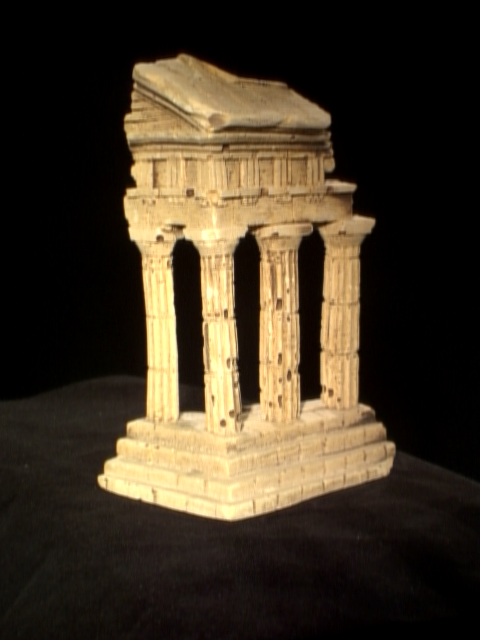
#> input picture 03_computer_vision/05_sparse_3D_reconstruction/data/image1.png, 480 x 640 px
$ python code.py
#> lines starting #> are read from the running program, lines starting #| are printed output that depends on the picture
import numpy as np
import cv2
import matplotlib.pyplot as plt

# For reproducibility
np.random.seed(123)


############################################################
# Part 1: Fundamental Matrix Linear System
############################################################
def fundamental_matrix_linear_system(pts1, pts2):
    """
        Create linear equations for estimating the fundamental matrix in matrix form
    :param pts1: numpy.array(float), an array Nx2 that holds the source image points
    :param pts2: numpy.array(float), an array Nx2 that holds the destination image points
    :return:
        A: numpy.array(float), an array Nx8 that holds the left side coefficients of the linear equations
        b: numpy.array(float), an array Nx1 that holds the right side coefficients of the linear equations
    """
    assert pts1.ndim == 2 and pts2.ndim == 2, "pts1 and pts2 must be two-dimensional arrays."
    assert pts1.shape[1] == 2 and pts2.shape[1] == 2, "Each point array must have shape (N, 2)."
    assert pts1.shape[0] == pts2.shape[0], "pts1 and pts2 must have the same number of points."
    N = pts1.shape[0]
    assert N >= 8, "At least 8 points are required."

    x1 = pts1[:, 0]
    y1 = pts1[:, 1]
    x2 = pts2[:, 0]
    y2 = pts2[:, 1]

    # Construct A and b according to the epipolar constraint x'^T F x = 0 with f33 set to 1
    A = np.column_stack((x2 * x1, x2 * y1, x2,
                         y2 * x1, y2 * y1, y2,
                         x1, y1))
    b = -1 * np.ones((N, 1))

    return A, b


############################################################
# Part 2: Compute Epipolar Lines
############################################################
def compute_correspond_epilines(points, which_image, F):
    """
        For points in an image of a stereo pair, computes the corresponding epilines in the other image
    :param points: numpy.array(float), an array Nx2 that holds the image points
    :param which_image: int, index of the image (1 or 2) that contains the points
    :param F: numpy.array(float), fundamental matrix between the stereo pair
    :return:
        epilines: numpy.array(float): an array Nx3 that holds the coefficients of the corresponding
                                epipolar lines
    """
    assert points.ndim == 2 and points.shape[1] == 2, "points must be Nx2 array."
    assert which_image in [1, 2], "which_image must be either 1 or 2."
    assert F.shape == (3,3), "F must be a 3x3 matrix."

    ones = np.ones((points.shape[0], 1))
    # Add ones to the points to make them homogeneous
    pts_hom = np.hstack((points, ones))

    if which_image == 1:
        # Points in image 1 -> lines in image 2: l = F * p
        lines = (F @ pts_hom.T).T
    else:
        # Points in image 2 -> lines in image 1: l = F^T * p
        lines = (F.T @ pts_hom.T).T

    # Normalize lines so that a^2 + b^2 = 1
    a = lines[:,0]
    b = lines[:,1]
    c = lines[:,2]
    norm_factor = np.sqrt(a**2 + b**2).reshape(-1,1)
    epilines = lines / norm_factor

    return epilines


############################################################
# Helper functions for visualization
############################################################
def drawlines(ax1, ax2, img1, img2, lines, pts1, pts2, title='Epilines'):
    """
        Draw epilines
    :param img1: numpy.array(), draw epilines on
    :param img2: numpy.array(), draw points on
    :param lines: numpy.array(), epilines
    :param pts1: numpy.array(), corresponding points on img1
    :param pts2: numpy.array(), corresponding points on img2
    :return:
        img1, img2: numpy.array()
    """
    H, W, _ = img1.shape
    img1 = np.copy(img1)
    img2 = np.copy(img2)

    for coeff, pt1, pt2 in zip(lines, pts1, pts2):
        color = tuple(np.random.randint(0, 255, 3).tolist())
        x0, y0 = 0, int(-coeff[2] / coeff[1])
        x1, y1 = W, int(-(coeff[2] + coeff[0] * W) / coeff[1])
        img1 = cv2.line(img1, (x0, y0), (x1, y1), color, 1, cv2.LINE_AA)
        img1 = cv2.circle(img1, tuple(np.int32(pt1)), 5, color, -1, cv2.LINE_AA)
        img2 = cv2.circle(img2, tuple(np.int32(pt2)), 5, color, -1, cv2.LINE_AA)


    ax1.imshow(img1)
    ax1.set_title(title)
    ax1.axis('off')
    ax2.imshow(img2)
    ax2.set_title(title)
    ax2.axis('off')

def drawcorrespondences(ax1, ax2, img1, img2, pts1, pts2, title='Correspondences'):
    """
        Draw correspondences
    :param img1: numpy.array(), draw points on
    :param img2: numpy.array(), draw points on
    :param pts1: numpy.array(), corresponding points on img1
    :param pts2: numpy.array(), corresponding points on img2
    :return:
        img1, img2: numpy.array()
    """

    img1 = np.copy(img1)
    img2 = np.copy(img2)

    for pt1, pt2 in zip(pts1, pts2):
        color = tuple(np.random.randint(0, 255, 3).tolist())
        img1 = cv2.circle(img1, tuple(np.int32(pt1)), 5, color, -1, cv2.LINE_AA)
        img2 = cv2.circle(img2, tuple(np.int32(pt2)), 5, color, -1, cv2.LINE_AA)

    ax1.imshow(img1)
    ax1.set_title(title + " - Image 1")
    ax1.axis('off')

    ax2.imshow(img2)
    ax2.set_title(title + " - Image 2")
    ax2.axis('off')


def plot_3d_points(pts3d, fig_title=None, xlim=(-1, 1), ylim=(-1, 1), zlim=(2, 7), elev=-170, azim=20, vertical_axis='y',
                   show=True, ax=None):
    """
    Plot 3D points using matplotlib
    :param pts3d: numpy.array(float), an array Nx3 that holds the input 3D points
    :param fig_title: str, figure title
    :param xlim: tuple, x-axis view limits
    :param ylim: tuple, y-axis view limits
    :param zlim: tuple, z-axis view limits
    :param elev: float, the elevation angle in degrees rotates the camera above the plane pierced by the vertical axis
    :param azim: float, the azimuthal angle in degrees rotates the camera about the vertical axis
    :param vertical_axis: str, the axis to align vertically
    :param show: bool, show or draw figure
    :param ax: matplotlib axis, optional axis to plot on
    :return:
        None
    """
    if ax is None:
        fig = plt.figure(fig_title)
        ax = fig.add_subplot(projection='3d')

    ax.scatter(pts3d[:, 0], pts3d[:, 1], pts3d[:, 2], marker='o')
    ax.set_xlabel('X-axis')
    ax.set_ylabel('Y-axis')
    ax.set_zlabel('Z-axis')
    ax.set_xlim(xlim)
    ax.set_ylim(ylim)
    ax.set_zlim(zlim)
    ax.view_init(elev=elev, azim=azim, vertical_axis=vertical_axis)

    if show and ax is None:
        plt.show()
    elif ax is None:
        plt.draw()

############################################################
# Part 4: Normalizing Points
############################################################
def points_normalization(pts1, pts2):
    """
        Normalize points so that each coordinate system is located at the centroid of the image points and
        the mean square distance of the transformed image points from the origin should be 2 pixels
    :param pts1: numpy.array(float), an Nx2 array that holds the source image points
    :param pts2: numpy.array(float), an Nx2 array that holds the destination image point
    :return:
        pts1_normalized: numpy.array(float), an Nx2 array with the transformed source image points
        pts2_normalized: numpy.array(float), an Nx2 array with the transformed destination image points
        M1: numpy.array(float), an 3x3 array - transformation for source image
        M2: numpy.array(float), an 3x3 array - transformation for destination image
    """

    # Checks
    assert pts1.ndim == 2 and pts1.shape[1] == 2, "pts1 must be Nx2."
    assert pts2.ndim == 2 and pts2.shape[1] == 2, "pts2 must be Nx2."
    assert pts1.shape[0] == pts2.shape[0], "pts1 and pts2 must have the same number of points."

    # Normalize pts1
    mean1 = np.mean(pts1, axis=0)
    pts1_centered = pts1 - mean1
    avg_dist1 = np.mean(np.sqrt(np.sum(pts1_centered**2, axis=1)))
    scale1 = np.sqrt(2) / avg_dist1 if avg_dist1 > 0 else 1.0
    M1 = np.array([[scale1,   0,    -scale1 * mean1[0]],
                   [0,      scale1,  -scale1 * mean1[1]],
                   [0,         0,                1      ]])
    pts1_hom = np.hstack((pts1, np.ones((pts1.shape[0],1))))
    pts1_norm_hom = (M1 @ pts1_hom.T).T
    pts1_normalized = pts1_norm_hom[:, :2] / pts1_norm_hom[:, [2]]

    # Normalize pts2
    mean2 = np.mean(pts2, axis=0)
    pts2_centered = pts2 - mean2
    avg_dist2 = np.mean(np.sqrt(np.sum(pts2_centered**2, axis=1)))
    scale2 = np.sqrt(2) / avg_dist2 if avg_dist2 > 0 else 1.0
    M2 = np.array([[scale2,   0,    -scale2 * mean2[0]],
                   [0,      scale2,  -scale2 * mean2[1]],
                   [0,         0,               1       ]])
    pts2_hom = np.hstack((pts2, np.ones((pts2.shape[0],1))))
    pts2_norm_hom = (M2 @ pts2_hom.T).T
    pts2_normalized = pts2_norm_hom[:, :2] / pts2_norm_hom[:, [2]]

    return pts1_normalized, pts2_normalized, M1, M2

############################################################
# Part 3: Estimating Fundamental Matrix using RANSAC
############################################################
def ransac(src_points, dst_points, ransac_reproj_threshold=2, max_iters=500, inlier_ratio=0.8, normalize=False):
    """
        Calculate the set of inlier correspondences w.r.t. fundamental matrix, using the RANSAC method.
    :param src_points: numpy.array(float), an Nx2 array that holds the coordinates of the points in the
                                        source image
    :param dst_points: numpy.array(float), an Nx2 array that holds the coordinates of the points in the
    destination image
    :param ransac_reproj_threshold: float, maximum allowed reprojection error to treat a point-epiline pair
    as an inlier
    :param max_iters: int, the maximum number of RANSAC iterations
    :param inlier_ratio: float, ratio of inliers w.r.t. total number of correspondences
    :return:
        F: numpy.array(float), the estimated fundamental matrix using linear least-squares
    mask: numpy.array(uint8), mask that denotes the inlier correspondences
    """
    assert src_points.shape == dst_points.shape, "src_points and dst_points must have same shape."
    assert ransac_reproj_threshold >= 0, "ransac_reproj_threshold must be >= 0"
    assert max_iters > 0, "max_iters must be > 0"
    assert 0 <= inlier_ratio <= 1, "inlier_ratio must be in [0, 1]"

    N = src_points.shape[0]
    best_inliers_count = 0
    best_F = None
    best_mask = None

    for _ in range(max_iters):
        # Sample 8 points
        idx = np.random.choice(N, 8, replace=False)
        pts1_8 = src_points[idx]
        pts2_8 = dst_points[idx]

        # Normalize if requested
        if normalize:
            pts1_8_norm, pts2_8_norm, M1_8, M2_8 = points_normalization(pts1_8, pts2_8)
            try:
                A, b = fundamental_matrix_linear_system(pts1_8_norm, pts2_8_norm)
                x = np.linalg.inv(A.T @ A) @ A.T @ b
            except np.linalg.LinAlgError as e:
                if "Singular matrix" in str(e):
                    continue
                else:
                    raise e

            F_norm = np.array([[x[0,0], x[1,0], x[2,0]],
                               [x[3,0], x[4,0], x[5,0]],
                               [x[6,0], x[7,0],       1]])

            # De-normalize
            F = M2_8.T @ F_norm @ M1_8
        else:
            # Without normalization
            try:
                A, b = fundamental_matrix_linear_system(pts1_8, pts2_8)
                x = np.linalg.inv(A.T @ A) @ A.T @ b
            except np.linalg.LinAlgError as e:
                if "Singular matrix" in str(e):
                    continue
                else:
                    raise e

            F = np.array([[x[0,0], x[1,0], x[2,0]],
                          [x[3,0], x[4,0], x[5,0]],
                          [x[6,0], x[7,0],       1]])

        # Evaluate inliers
        epilines = compute_correspond_epilines(src_points, which_image=1, F=F)

        # distance_point_to_line
        a = epilines[:, 0]
        b = epilines[:, 1]
        c = epilines[:, 2]
        x = dst_points[:, 0]
        y = dst_points[:, 1]
        distances = np.abs(a * x + b * y + c)

        inliers = distances < ransac_reproj_threshold
        inliers_count = np.sum(inliers)

        # Update best model if better
        if inliers_count > best_inliers_count:
            best_inliers_count = inliers_count
            best_mask = inliers

            # Refine F using all inliers
            in_pts1 = src_points[inliers]
            in_pts2 = dst_points[inliers]

            if normalize:
                # Normalize all inliers
                in_pts1_norm, in_pts2_norm, M1_in, M2_in = points_normalization(in_pts1, in_pts2)
                try:
                    A_in, b_in = fundamental_matrix_linear_system(in_pts1_norm, in_pts2_norm)
                    x_in = np.linalg.inv(A_in.T @ A_in) @ A_in.T @ b_in
                except np.linalg.LinAlgError as e:
                    if "Singular matrix" in str(e):
                        # fallback
                        x_in = x
                        M1_in, M2_in = M1_8, M2_8
                    else:
                        raise e

                F_in_norm = np.array([[x_in[0,0], x_in[1,0], x_in[2,0]],
                                      [x_in[3,0], x_in[4,0], x_in[5,0]],
                                      [x_in[6,0], x_in[7,0],        1]])
                best_F = M2_in.T @ F_in_norm @ M1_in
            else:
                # Direct refinement without normalization
                try:
                    A_in, b_in = fundamental_matrix_linear_system(in_pts1, in_pts2)
                    x_in = np.linalg.inv(A_in.T @ A_in) @ A_in.T @ b_in
                except np.linalg.LinAlgError as e:
                    if "Singular matrix" in str(e):
                        # fallback
                        pass
                    else:
                        raise e

                best_F = np.array([[x_in[0,0], x_in[1,0], x_in[2,0]],
                                   [x_in[3,0], x_in[4,0], x_in[5,0]],
                                   [x_in[6,0], x_in[7,0],       1]])


    # If no model found
    if best_F is None:
        best_F = np.eye(3)
        best_mask = np.zeros((N,), dtype=np.uint8)
    else:
        best_mask = best_mask.astype(np.uint8)

    return best_F, best_mask


############################################################
# Main Execution of parts 1, 2, 3, 4
############################################################

# Load images
img1 = cv2.imread('data/image1.png')
#> img1 is the input picture: shape (640, 480, 3); mean B, G, R 37.1, 53.9, 65.3
img2 = cv2.imread('data/image2.png')
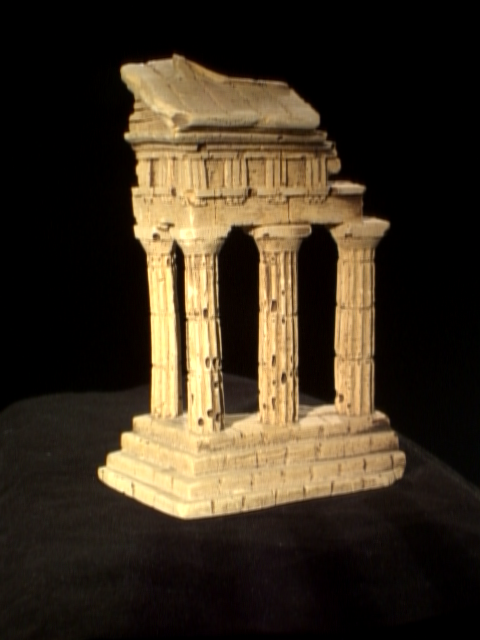
#> input picture 03_computer_vision/05_sparse_3D_reconstruction/data/image2.png, 480 x 640 px
#> img2 is the input picture: shape (640, 480, 3); mean B, G, R 33.3, 49.2, 60.7
assert img1 is not None, "Could not load 'image1.png' from data/ directory."
assert img2 is not None, "Could not load 'image2.png' from data/ directory."

# Convert images to RGB format
img1_rgb = cv2.cvtColor(img1, cv2.COLOR_BGR2RGB)
img2_rgb = cv2.cvtColor(img2, cv2.COLOR_BGR2RGB)

# Convert images to grayscale
gray1 = cv2.cvtColor(img1, cv2.COLOR_BGR2GRAY)
gray2 = cv2.cvtColor(img2, cv2.COLOR_BGR2GRAY)
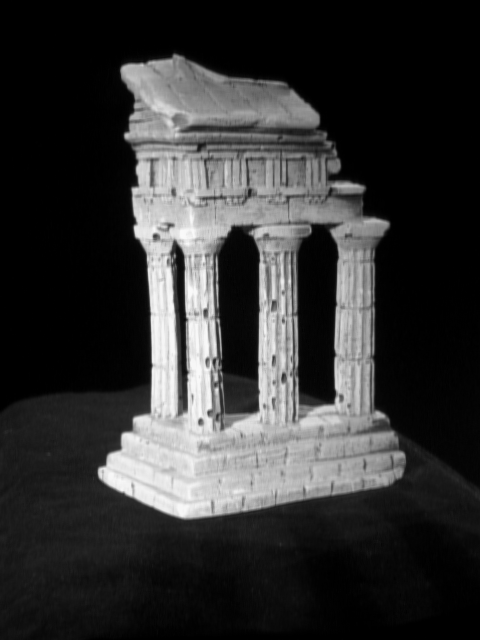
#> gray2: shape (640, 480); min 0, max 250, mean 50.8

# SIFT feature extraction
sift = cv2.SIFT_create()
kp1, des1 = sift.detectAndCompute(gray1, None)
#> kp1 = 934 keypoints; strongest (x, y, size): (192, 395, 21.3), (310, 387, 17.3), (249, 390, 18.5), (223, 447, 132.2)
kp2, des2 = sift.detectAndCompute(gray2, None)
#> kp2 = 967 keypoints; strongest (x, y, size): (176, 461, 88.6), (237, 258, 32.6), (315, 380, 29.1), (178, 257, 12.9)

bf = cv2.BFMatcher(cv2.NORM_L2, crossCheck=False)
matches = bf.knnMatch(des1, des2, k=2)
#> matches = 934 matches

# Ratio test (0.75)
good = []
pts_src = []
pts_dst = []
for m, n in matches:
    if m.distance < 0.75*n.distance:
        good.append(m)
        pts_src.append(kp1[m.queryIdx].pt)
        pts_dst.append(kp2[m.trainIdx].pt)
#> after the loop, good = 312 matches; pts_dst = 312 pairs, first value 116 to 396.8, second value 53.37 to 511.3; pts_src = 312 pairs, first value 110.5 to 384.9, second value 53.96 to 510.9

pts_src = np.array(pts_src)
pts_dst = np.array(pts_dst)

# Our RANSAC with normalization
F_ours, mask_ours = ransac(pts_src, pts_dst, ransac_reproj_threshold=0.5, max_iters=5000, inlier_ratio=0.9, normalize=True)
#> the loop in ransac, `for _ in range(max_iters):` made 5000 passes
#> (M1_8, M2_8) on passes 1, 8: ([[0.0117, 0, -3.26], [0, 0.0117, -4.18], [0, 0, 1]], [[0.0112, 0, -3.11], [0, 0.0112, -4.04], [0, 0, 1]]), ([[0.0174, 0, -4.56], [0, 0.0174, -4.1], [0, 0, 1]], [[0.0162, 0, -4.13], [0, 0.0162, -3.84], [0, 0, 1]])

# OpenCV's RANSAC
F_cv, mask_cv = cv2.findFundamentalMat(pts_src, pts_dst, cv2.FM_RANSAC, 0.5)

# Inliers for both methods
inlier_src_ours = pts_src[mask_ours.ravel()==1]
inlier_dst_ours = pts_dst[mask_ours.ravel()==1]

inlier_src_cv = pts_src[mask_cv.ravel()==1]
inlier_dst_cv = pts_dst[mask_cv.ravel()==1]

# Compute epilines
epilines_ours_img1 = compute_correspond_epilines(inlier_dst_ours, which_image=2, F=F_ours)
epilines_ours_img2 = compute_correspond_epilines(inlier_src_ours, which_image=1, F=F_ours)

lines1_cv = compute_correspond_epilines(inlier_dst_cv, which_image=2, F=F_cv)
lines2_cv = compute_correspond_epilines(inlier_src_cv, which_image=1, F=F_cv)

# #  OpenCV's function not used because instructions say to use our function
# lines2_cv = cv2.computeCorrespondEpilines(inlier_src_cv.reshape(-1, 1, 2), 1, F_cv)
# lines2_cv = lines2_cv.reshape(-1, 3)

# lines1_cv = cv2.computeCorrespondEpilines(inlier_dst_cv.reshape(-1, 1, 2), 2, F_cv)
# lines1_cv = lines1_cv.reshape(-1, 3)

##############################
# Visualization
##############################

# 1. Plot original images
fig, axes = plt.subplots(1, 2, figsize=(12, 6))
axes[0].imshow(img1_rgb)
axes[0].set_title('Image 1')
axes[0].axis('off')

axes[1].imshow(img2_rgb)
axes[1].set_title('Image 2')
axes[1].axis('off')
plt.show()
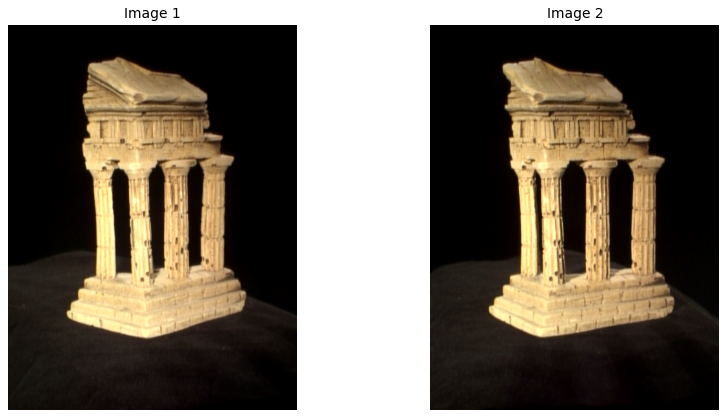
#> figure drawn by matplotlib, 2 panels

# 2. Plot correspondences after ratio test
fig, (ax1, ax2) = plt.subplots(1, 2, figsize=(12, 6))
drawcorrespondences(ax1, ax2, img1_rgb, img2_rgb, pts_src, pts_dst, title='All Correspondences After Ratio Test')
#> the loop in drawcorrespondences, `for pt1, pt2 in zip(pts1, pts2):` made 312 passes
#> (pt1, pt2) on passes 1 to 3: ([110.5, 464.3], [380.8, 233.2]), ([111.8, 452.6], [116, 445.5]), ([112.4, 453.1], [116, 445.5])
#> after the loop in drawcorrespondences, `for pt1, pt2 in zip(pts1, pts2):`:
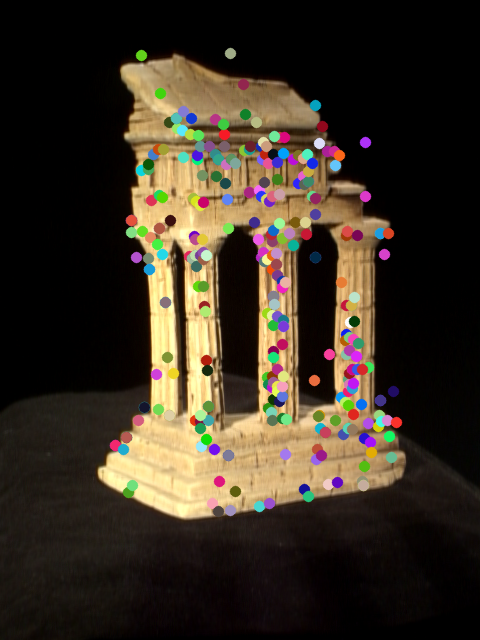
#> img2: shape (640, 480, 3); mean R, G, B 58, 48.2, 35.6
plt.show()

# 3. Plot our RANSAC and CV RANSAC inliers
fig, axes = plt.subplots(2, 2, figsize=(12, 12))

# Our RANSAC Inliers (Normalized)
drawcorrespondences(axes[0, 0], axes[0, 1], img1_rgb, img2_rgb, inlier_src_ours, inlier_dst_ours, title='Our RANSAC Inliers (Normalized)')
#> call 2 of drawcorrespondences, with pts1 = array of shape (245, 2), pts2 = array of shape (245, 2), title = 'Our RANSAC Inliers (Normalized)'
#> the loop in drawcorrespondences (call 2), `for pt1, pt2 in zip(pts1, pts2):` made 245 passes
#> after the loop in drawcorrespondences (call 2), `for pt1, pt2 in zip(pts1, pts2):`:
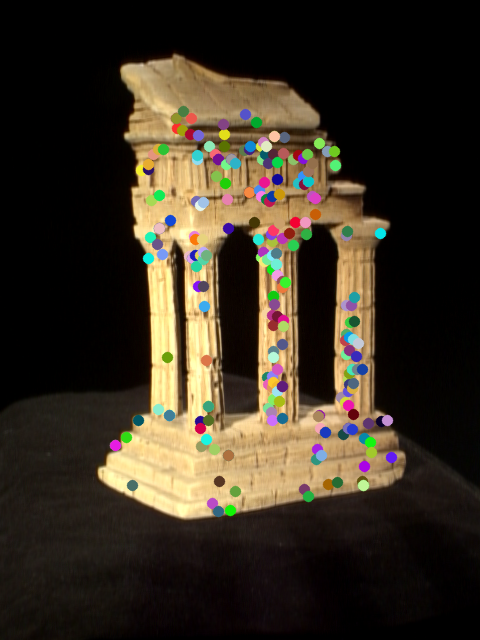
#> img2: shape (640, 480, 3); mean R, G, B 57.4, 48.5, 34.9

# OpenCV RANSAC Inliers
drawcorrespondences(axes[1, 0], axes[1, 1], img1_rgb, img2_rgb, inlier_src_cv, inlier_dst_cv, title='OpenCV RANSAC Inliers')
#> call 3 of drawcorrespondences, with pts1 = array of shape (217, 2), pts2 = array of shape (217, 2), title = 'OpenCV RANSAC Inliers'
#> the loop in drawcorrespondences (call 3), `for pt1, pt2 in zip(pts1, pts2):` made 217 passes
#> (pt1, pt2) on passes 1 to 3: ([144.3, 261.4], [148.1, 258.9]), ([150.5, 170.8], [148.1, 169.9]), ([150.7, 165], [148.5, 164.2])
#> after the loop in drawcorrespondences (call 3), `for pt1, pt2 in zip(pts1, pts2):`:
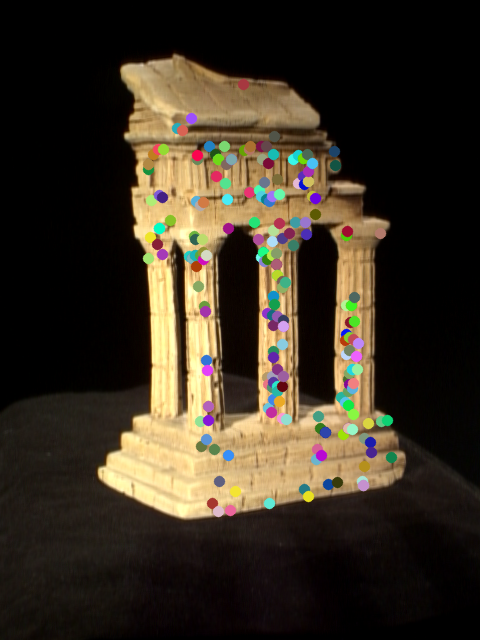
#> img2: shape (640, 480, 3); mean R, G, B 57.7, 48.6, 34.9

plt.show()

# 4. Plot epilines for our implementation and OpenCV’s
fig, axes = plt.subplots(2, 2, figsize=(12, 12))

# Ours: Epilines in image 2 from image 1 points
drawlines(axes[0, 1], axes[0, 0], img2_rgb, img1_rgb, epilines_ours_img2, inlier_dst_ours, inlier_src_ours,
          title="Our Epilines (Shown on Image 2) from Points in Image 1")
#> the loop in drawlines, `for coeff, pt1, pt2 in zip(lines, pts1, pts2):` made 245 passes
#> (coeff, pt1, pt2) on passes 1 to 3: ([-0.0337, 0.999, -441.5], [116, 445.5], [111.8, 452.6]), ([-0.0338, 0.999, -442], [116, 445.5], [112.4, 453.1]), ([-0.0338, 0.999, -442], [116, 445.5], [112.4, 453.1])
#> pass 2, in drawlines, `img1 = cv2.line(img1, (x0, y0), (x1, y1), color, 1, cv2.LINE_AA)`:
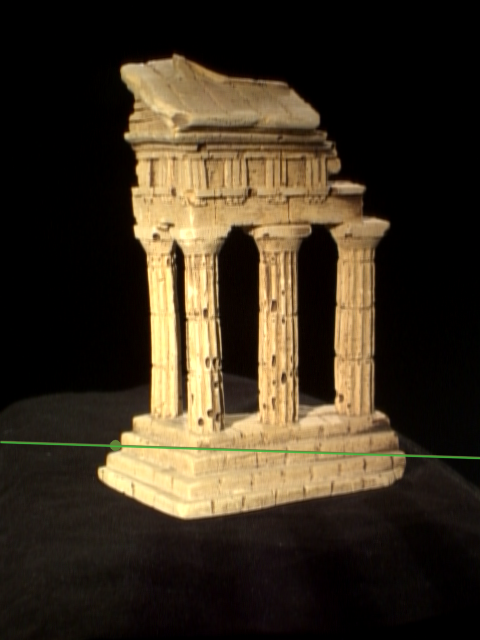
#> img1: shape (640, 480, 3); mean R, G, B 60.5, 49.4, 33.2
#> (the rest of the program and of its run is left out)
